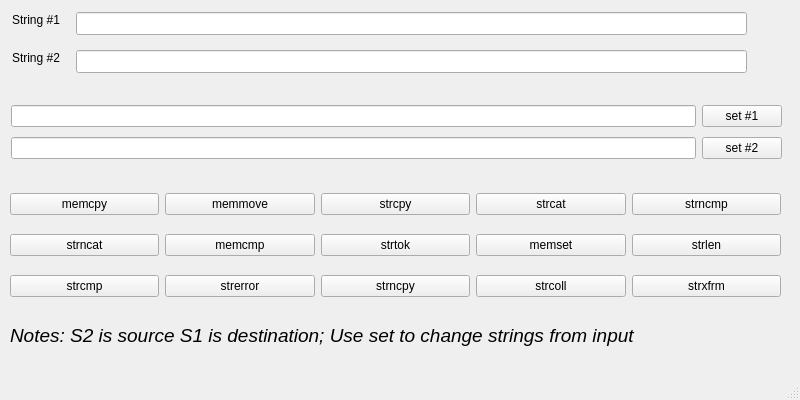
<?xml version="1.0" encoding="UTF-8"?>
<ui version="4.0">
 <class>MainWindow</class>
 <widget class="QMainWindow" name="MainWindow">
  <property name="geometry">
   <rect>
    <x>0</x>
    <y>0</y>
    <width>800</width>
    <height>400</height>
   </rect>
  </property>
  <property name="sizePolicy">
   <sizepolicy hsizetype="Fixed" vsizetype="Fixed">
    <horstretch>0</horstretch>
    <verstretch>0</verstretch>
   </sizepolicy>
  </property>
  <property name="minimumSize">
   <size>
    <width>800</width>
    <height>400</height>
   </size>
  </property>
  <property name="maximumSize">
   <size>
    <width>800</width>
    <height>400</height>
   </size>
  </property>
  <property name="windowTitle">
   <string>Task 2</string>
  </property>
  <widget class="QWidget" name="centralwidget">
   <widget class="QLabel" name="label_3">
    <property name="geometry">
     <rect>
      <x>10</x>
      <y>320</y>
      <width>731</width>
      <height>31</height>
     </rect>
    </property>
    <property name="text">
     <string>&lt;html&gt;&lt;head/&gt;&lt;body&gt;&lt;p&gt;&lt;span style=&quot; font-size:14pt; font-style:italic;&quot;&gt;Notes: S2 is source S1 is destination; Use set to change strings from input&lt;/span&gt;&lt;/p&gt;&lt;/body&gt;&lt;/html&gt;</string>
    </property>
   </widget>
   <widget class="QWidget" name="layoutWidget">
    <property name="geometry">
     <rect>
      <x>10</x>
      <y>180</y>
      <width>771</width>
      <height>131</height>
     </rect>
    </property>
    <layout class="QGridLayout" name="gridLayout">
     <item row="0" column="0">
      <widget class="QPushButton" name="pushButton_memcpy">
       <property name="text">
        <string>memcpy</string>
       </property>
      </widget>
     </item>
     <item row="0" column="1">
      <widget class="QPushButton" name="pushButton_memmove">
       <property name="text">
        <string>memmove</string>
       </property>
      </widget>
     </item>
     <item row="0" column="2">
      <widget class="QPushButton" name="pushButton_strcpy">
       <property name="text">
        <string>strcpy</string>
       </property>
      </widget>
     </item>
     <item row="0" column="3">
      <widget class="QPushButton" name="pushButton_strcat">
       <property name="text">
        <string>strcat</string>
       </property>
      </widget>
     </item>
     <item row="0" column="4">
      <widget class="QPushButton" name="pushButton_strncmp">
       <property name="text">
        <string>strncmp</string>
       </property>
      </widget>
     </item>
     <item row="1" column="0">
      <widget class="QPushButton" name="pushButton_strncat">
       <property name="text">
        <string>strncat</string>
       </property>
      </widget>
     </item>
     <item row="1" column="1">
      <widget class="QPushButton" name="pushButton_memcmp">
       <property name="text">
        <string>memcmp</string>
       </property>
      </widget>
     </item>
     <item row="1" column="2">
      <widget class="QPushButton" name="pushButton_strtok">
       <property name="text">
        <string>strtok</string>
       </property>
      </widget>
     </item>
     <item row="1" column="3">
      <widget class="QPushButton" name="pushButton_memset">
       <property name="text">
        <string>memset</string>
       </property>
      </widget>
     </item>
     <item row="1" column="4">
      <widget class="QPushButton" name="pushButton_strlen">
       <property name="text">
        <string>strlen</string>
       </property>
      </widget>
     </item>
     <item row="2" column="0">
      <widget class="QPushButton" name="pushButton_strcmp">
       <property name="text">
        <string>strcmp</string>
       </property>
      </widget>
     </item>
     <item row="2" column="1">
      <widget class="QPushButton" name="pushButton_strerror">
       <property name="text">
        <string>strerror</string>
       </property>
      </widget>
     </item>
     <item row="2" column="2">
      <widget class="QPushButton" name="pushButton_strncpy">
       <property name="text">
        <string>strncpy</string>
       </property>
      </widget>
     </item>
     <item row="2" column="3">
      <widget class="QPushButton" name="pushButton_strcoll">
       <property name="text">
        <string>strcoll</string>
       </property>
      </widget>
     </item>
     <item row="2" column="4">
      <widget class="QPushButton" name="pushButton_strxfrm">
       <property name="text">
        <string>strxfrm</string>
       </property>
      </widget>
     </item>
    </layout>
   </widget>
   <widget class="QWidget" name="layoutWidget">
    <property name="geometry">
     <rect>
      <x>11</x>
      <y>101</y>
      <width>771</width>
      <height>62</height>
     </rect>
    </property>
    <layout class="QVBoxLayout" name="verticalLayout_2">
     <item>
      <layout class="QHBoxLayout" name="horizontalLayout_3">
       <item>
        <widget class="QLineEdit" name="lineEdit_3"/>
       </item>
       <item>
        <widget class="QPushButton" name="pushButton_set1">
         <property name="sizePolicy">
          <sizepolicy hsizetype="Fixed" vsizetype="Fixed">
           <horstretch>0</horstretch>
           <verstretch>0</verstretch>
          </sizepolicy>
         </property>
         <property name="text">
          <string>set #1</string>
         </property>
        </widget>
       </item>
      </layout>
     </item>
     <item>
      <layout class="QHBoxLayout" name="horizontalLayout_4">
       <item>
        <widget class="QLineEdit" name="lineEdit_4"/>
       </item>
       <item>
        <widget class="QPushButton" name="pushButton_set2">
         <property name="sizePolicy">
          <sizepolicy hsizetype="Fixed" vsizetype="Fixed">
           <horstretch>0</horstretch>
           <verstretch>0</verstretch>
          </sizepolicy>
         </property>
         <property name="text">
          <string>set #2</string>
         </property>
        </widget>
       </item>
      </layout>
     </item>
    </layout>
   </widget>
   <widget class="QLabel" name="label">
    <property name="geometry">
     <rect>
      <x>12</x>
      <y>12</y>
      <width>58</width>
      <height>16</height>
     </rect>
    </property>
    <property name="text">
     <string>String #1</string>
    </property>
   </widget>
   <widget class="QLineEdit" name="lineEdit">
    <property name="geometry">
     <rect>
      <x>76</x>
      <y>12</y>
      <width>671</width>
      <height>23</height>
     </rect>
    </property>
    <property name="readOnly">
     <bool>true</bool>
    </property>
   </widget>
   <widget class="QLabel" name="label_2">
    <property name="geometry">
     <rect>
      <x>12</x>
      <y>50</y>
      <width>58</width>
      <height>16</height>
     </rect>
    </property>
    <property name="text">
     <string>String #2</string>
    </property>
   </widget>
   <widget class="QLineEdit" name="lineEdit_2">
    <property name="geometry">
     <rect>
      <x>76</x>
      <y>50</y>
      <width>671</width>
      <height>23</height>
     </rect>
    </property>
    <property name="readOnly">
     <bool>true</bool>
    </property>
   </widget>
  </widget>
  <widget class="QMenuBar" name="menubar">
   <property name="geometry">
    <rect>
     <x>0</x>
     <y>0</y>
     <width>800</width>
     <height>20</height>
    </rect>
   </property>
  </widget>
  <widget class="QStatusBar" name="statusbar"/>
 </widget>
 <resources/>
 <connections/>
</ui>
